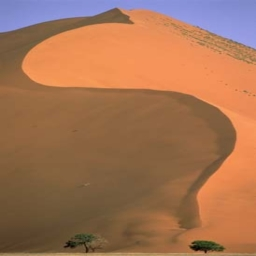
#> input picture archive2021/Track1/Day2/imageAveragingExercise/Data/Images/desert/sun_acqlitnnratfsrsk.jpg, 256 x 256 px; its folder holds only this picture in this run
$ jupyter execute --allow-errors imageAveragingNotebook.ipynb   (older library calls are emulated)
#> lines starting #> are read from the running program, lines starting #| are printed output that depends on the picture
## Image Averaging and 3D Histograms Notebook

In this notebook, you will see how color can sometimes (and sometimes not) be a good feature for scene categorization. In the first part of this exercise, you will deal with three categories (deserts, forests, and oceans) with 50 images each.

Let's first begin by importing the libraries that we will need for this exercise.

[cell 1]
import numpy as np
import cv2
import glob
import matplotlib.pyplot as plt
import warnings

# suppress silly warnings
warnings.filterwarnings("ignore")

Let's now create a list of images in each of these categories.

[cell 2]
desertList = glob.glob('./Data/Images/desert' + '/' + '*.jpg')
# path, / , *.jpg = "everything that ends with .jpg"
forestList = glob.glob('./Data/Images/forest' + '/' + '*.jpg')
oceanList = glob.glob('./Data/Images/ocean' + '/' + '*.jpg')

In the first animation, we will create a running average of each image as it is read in. We will first create three containers for these averages, one for each category.

[cell 3]
N = len(desertList) # this will be the same for all three categories == 50 images
# open the first image to peek at its width and height
testIm = cv2.imread(desertList[0])
#> testIm is the input picture: shape (256, 256, 3); mean B, G, R 82.9, 114.3, 162.9
print(testIm.shape)
#| (256, 256, 3)

Looks like the shape is height, then width, then colors. Use the following command to assign height and width to variables.

[cell 4]
h, w = testIm.shape[:-1] # means all dimensions except for the last one
#> h = 256; w = 256

Now we are ready to initialize an image that will have shape height x width x 3. We'll initialize it with zeros just as a placeholder.

[cell 5]
averageDesert = np.zeros((h, w, 3), np.float)
averageForest = np.zeros((h, w, 3), np.float)
averageOcean = np.zeros((h, w, 3), np.float)

We are now going to employ a loop to read in each image in turn, add it to the average, and then show the last image as well as the average image.

#> (a cell that did not finish here is left out)

Now, let's create a 3D histogram of the average red, green, and blue pixels for each of the categories.

[cell 7]
plt.ioff()
plt.figure()
ax = plt.axes(projection='3d')

red = averageDesert[:,:,0].ravel()
green = averageDesert[:,:,1].ravel()
blue = averageDesert[:,:,2].ravel()
desertFig = ax.scatter(red, green, blue, c="#D95F02", label="Desert")

red = averageForest[:,:,0].ravel()
green = averageForest[:,:,1].ravel()
blue = averageForest[:,:,2].ravel()
forestFig = ax.scatter(red, green, blue, c="green", label="Forest")

red = averageOcean[:,:,0].ravel()
green = averageOcean[:,:,1].ravel()
blue = averageOcean[:,:,2].ravel()
oceanFig = ax.scatter(red, green, blue, c="blue", label="Ocean")

ax.set_xlabel("Red Channel")
ax.set_ylabel("Green Channel")
ax.set_zlabel("Blue Channel")
plt.legend(handles=[desertFig, forestFig, oceanFig])
plt.show()
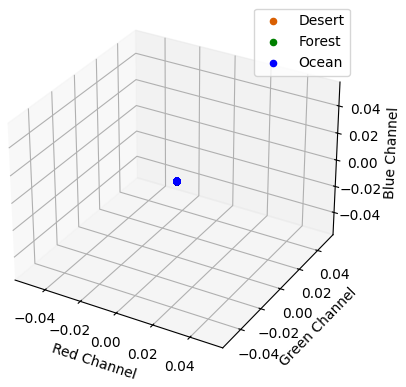
#> figure drawn by matplotlib, 1 panel
